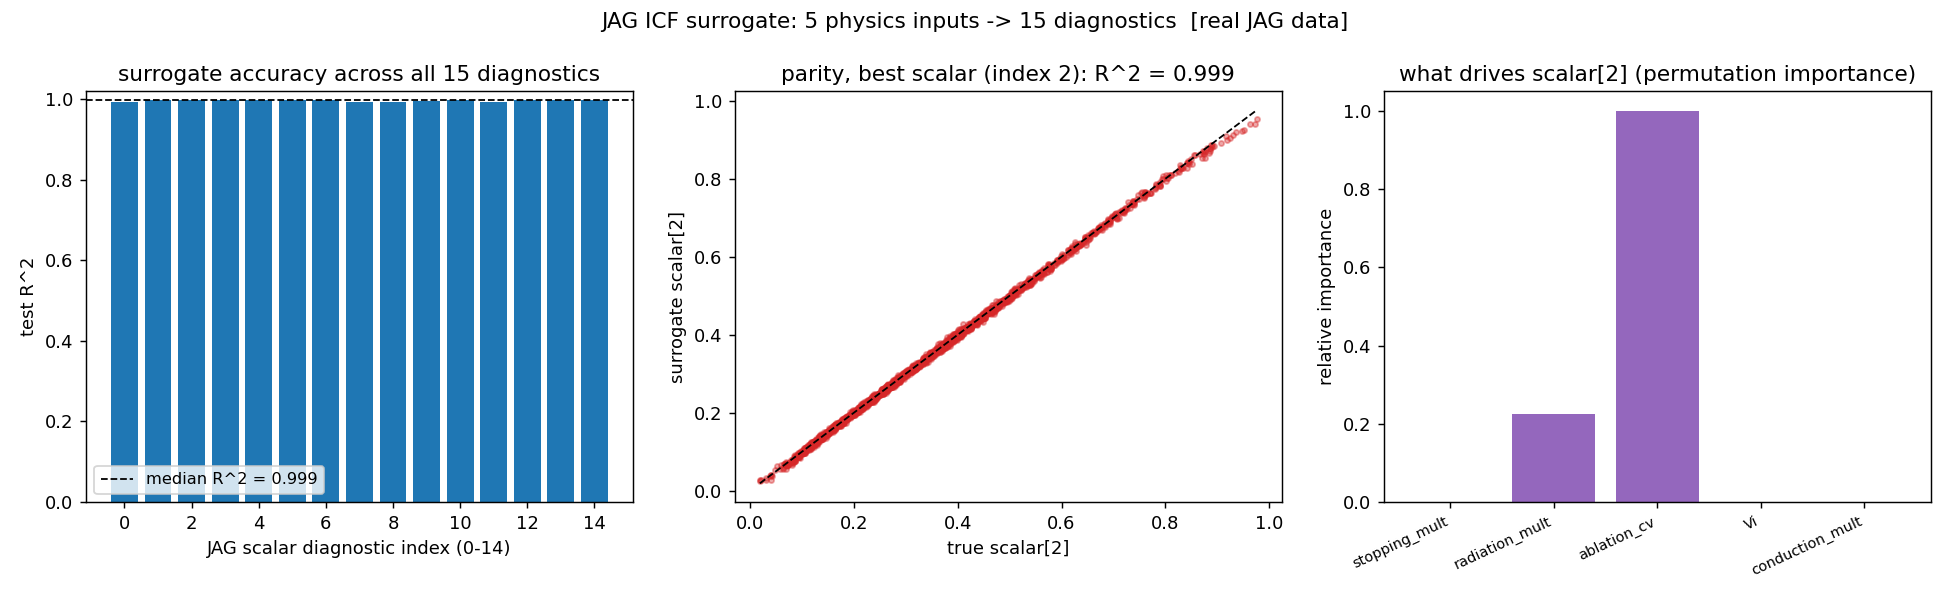

The script that saved this image:
"""
Scaling the ignition surrogate from the toy rocket model to real ICF data (JAG).

ml_ignition.py trains a surrogate on this repo's rocket model. This script runs
the *same pipeline* on LLNL's open JAG dataset -- 10,000 semi-analytic ICF
implosion simulations -- so the methodology transfers from a toy you fully
understand to real ICF physics with essentially the same code.

JAG maps 5 physics inputs (stopping_mult, radiation_mult, ablation_cv, Vi,
conduction_mult) to 15 scalar diagnostics (yield, temperatures, pressures, ...)
plus four 64x64 X-ray images. Here we surrogate the 5 -> 15 scalar map, report
accuracy, and rank input sensitivity.

The honest difference from the rocket case: JAG is a *fixed dataset*, not a
callable simulator, so we CANNOT verify a surrogate-proposed design by
re-simulating it (the active-learning loop in ml_ignition.py needed that). That
gap is exactly what a live code like MULTI-IFE fills -- see the repo README.

--------------------------------------------------------------------------------
GETTING THE DATA (MIT-licensed, ~66 MB):

    git clone https://github.com/LLNL/macc
    mkdir -p jag_data && tar -xzf macc/data/icf-jag-10k.tar.gz -C jag_data

Then point --data at the folder holding the extracted .npy files:

    python3 jag_surrogate.py --data jag_data

The script auto-detects which .npy is inputs/scalars/images by array shape, so
it does not depend on the exact file names. With no data present it runs a small
SYNTHETIC stand-in so you can smoke-test the pipeline:

    python3 jag_surrogate.py --synthetic
--------------------------------------------------------------------------------

Deps: numpy, scikit-learn, matplotlib
"""

import argparse
import glob
import os
import numpy as np

JAG_INPUTS = ["stopping_mult", "radiation_mult", "ablation_cv", "Vi", "conduction_mult"]
N_IN, N_SCALAR, N_IMG = 5, 15, 16384


# ----------------------------------------------------------------------------
# Data loading: classify each .npy by its trailing dimension (robust to names)
# ----------------------------------------------------------------------------
def load_jag(data_dir):
    files = sorted(glob.glob(os.path.join(data_dir, "*.npy")))
    X = Y = None
    for f in files:
        a = np.load(f, mmap_mode="r")
        if a.ndim == 2 and a.shape[1] == N_IN:
            X = np.asarray(a)
        elif a.ndim == 2 and a.shape[1] == N_SCALAR:
            Y = np.asarray(a)
        # images (N_IMG) are ignored here -- scalars are the surrogate target
    if X is None or Y is None:
        raise FileNotFoundError(
            f"Could not find inputs (*,{N_IN}) and scalars (*,{N_SCALAR}) .npy "
            f"in {data_dir!r}. See the header for download instructions.")
    return X, Y


def synthetic_jag(n=4000, seed=0):
    """A labeled stand-in with JAG's shape and smooth structure -- smoke test only."""
    rng = np.random.default_rng(seed)
    X = rng.uniform(0.5, 1.5, size=(n, N_IN))
    # 15 smooth nonlinear responses + noise (structure so R^2 is meaningful)
    W = rng.normal(size=(N_IN, N_SCALAR))
    base = np.tanh(X @ W) + 0.3 * (X[:, [3]] ** 2)      # Vi^2 term (velocity matters)
    Y = base + 0.05 * rng.normal(size=(n, N_SCALAR))
    return X, Y


# ----------------------------------------------------------------------------
# Surrogate (same recipe as ml_ignition.py)
# ----------------------------------------------------------------------------
def train(X, Y):
    from sklearn.neural_network import MLPRegressor
    from sklearn.preprocessing import StandardScaler
    from sklearn.model_selection import train_test_split
    from sklearn.metrics import r2_score

    Xtr, Xte, Ytr, Yte = train_test_split(X, Y, test_size=0.2, random_state=0)
    xs = StandardScaler().fit(Xtr)
    ys = StandardScaler().fit(Ytr)
    mlp = MLPRegressor(hidden_layer_sizes=(128, 128), activation="relu",
                       alpha=1e-3, max_iter=3000, random_state=0)
    mlp.fit(xs.transform(Xtr), ys.transform(Ytr))

    def predict(Xraw):
        return ys.inverse_transform(mlp.predict(xs.transform(np.atleast_2d(Xraw))))

    pred = predict(Xte)
    r2_each = np.array([r2_score(Yte[:, j], pred[:, j]) for j in range(Y.shape[1])])
    return predict, r2_each, (Xte, Yte, pred)


def perm_importance(predict, X, Y, col, seed=0):
    rng = np.random.default_rng(seed)
    base = np.mean((predict(X)[:, col] - Y[:, col]) ** 2)
    imp = np.zeros(X.shape[1])
    for j in range(X.shape[1]):
        Xp = X.copy(); Xp[:, j] = rng.permutation(Xp[:, j])
        imp[j] = np.mean((predict(Xp)[:, col] - Y[:, col]) ** 2) - base
    return np.maximum(imp, 0) / (imp.max() + 1e-30)


def make_figure(r2_each, test, predict, synthetic, fname="jag_surrogate.png"):
    import matplotlib.pyplot as plt
    Xte, Yte, pred = test
    fig, ax = plt.subplots(1, 3, figsize=(15, 4.6))

    # (1) per-scalar R^2
    ax[0].bar(np.arange(len(r2_each)), r2_each, color="tab:blue")
    ax[0].axhline(np.median(r2_each), color="k", ls="--", lw=1,
                  label=f"median R^2 = {np.median(r2_each):.3f}")
    ax[0].set_xlabel("JAG scalar diagnostic index (0-14)")
    ax[0].set_ylabel("test R^2"); ax[0].set_ylim(0, 1.02); ax[0].legend(fontsize=9)
    ax[0].set_title("surrogate accuracy across all 15 diagnostics")

    # (2) parity for the best-predicted scalar
    j = int(np.argmax(r2_each))
    ax[1].scatter(Yte[:, j], pred[:, j], s=8, alpha=0.4, color="tab:red")
    lim = [min(Yte[:, j].min(), pred[:, j].min()), max(Yte[:, j].max(), pred[:, j].max())]
    ax[1].plot(lim, lim, "k--", lw=1)
    ax[1].set_xlabel(f"true scalar[{j}]"); ax[1].set_ylabel(f"surrogate scalar[{j}]")
    ax[1].set_title(f"parity, best scalar (index {j}): R^2 = {r2_each[j]:.3f}")

    # (3) input sensitivity for that scalar
    imp = perm_importance(predict, Xte, Yte, j)
    ax[2].bar(np.arange(N_IN), imp, color="tab:purple")
    ax[2].set_xticks(np.arange(N_IN))
    ax[2].set_xticklabels(JAG_INPUTS, rotation=25, ha="right", fontsize=8)
    ax[2].set_ylabel("relative importance")
    ax[2].set_title(f"what drives scalar[{j}] (permutation importance)")

    tag = "  [SYNTHETIC PLACEHOLDER DATA]" if synthetic else "  [real JAG data]"
    fig.suptitle("JAG ICF surrogate: 5 physics inputs -> 15 diagnostics" + tag,
                 fontsize=12)
    fig.tight_layout()
    fig.savefig(fname, dpi=130)
    print(f"Saved figure -> {fname}")
    try:
        plt.show()
    except Exception:
        pass


def main():
    ap = argparse.ArgumentParser()
    ap.add_argument("--data", default="jag_data", help="folder with extracted JAG .npy files")
    ap.add_argument("--synthetic", action="store_true", help="use a synthetic stand-in")
    args = ap.parse_args()

    synthetic = args.synthetic
    if not synthetic:
        try:
            X, Y = load_jag(args.data)
            print(f"Loaded real JAG data: X{X.shape} -> Y{Y.shape}")
        except FileNotFoundError as e:
            print(f"[no real data] {e}\n-> falling back to synthetic smoke test.\n")
            synthetic = True
    if synthetic:
        X, Y = synthetic_jag()
        print(f"SYNTHETIC stand-in: X{X.shape} -> Y{Y.shape} (not real ICF data)")

    predict, r2_each, test = train(X, Y)
    print("=" * 60)
    print("  JAG SURROGATE  --  5 inputs -> 15 scalar diagnostics")
    print("=" * 60)
    print(f"  samples                 : {X.shape[0]}")
    print(f"  median test R^2         : {np.median(r2_each):.3f}")
    print(f"  best / worst scalar R^2 : {r2_each.max():.3f} / {r2_each.min():.3f}")
    print("=" * 60)
    if synthetic:
        print("NOTE: synthetic placeholder. Download real JAG data for real numbers")
        print("      (see the header). Then: python3 jag_surrogate.py --data jag_data")
    make_figure(r2_each, test, predict, synthetic)


if __name__ == "__main__":
    main()
